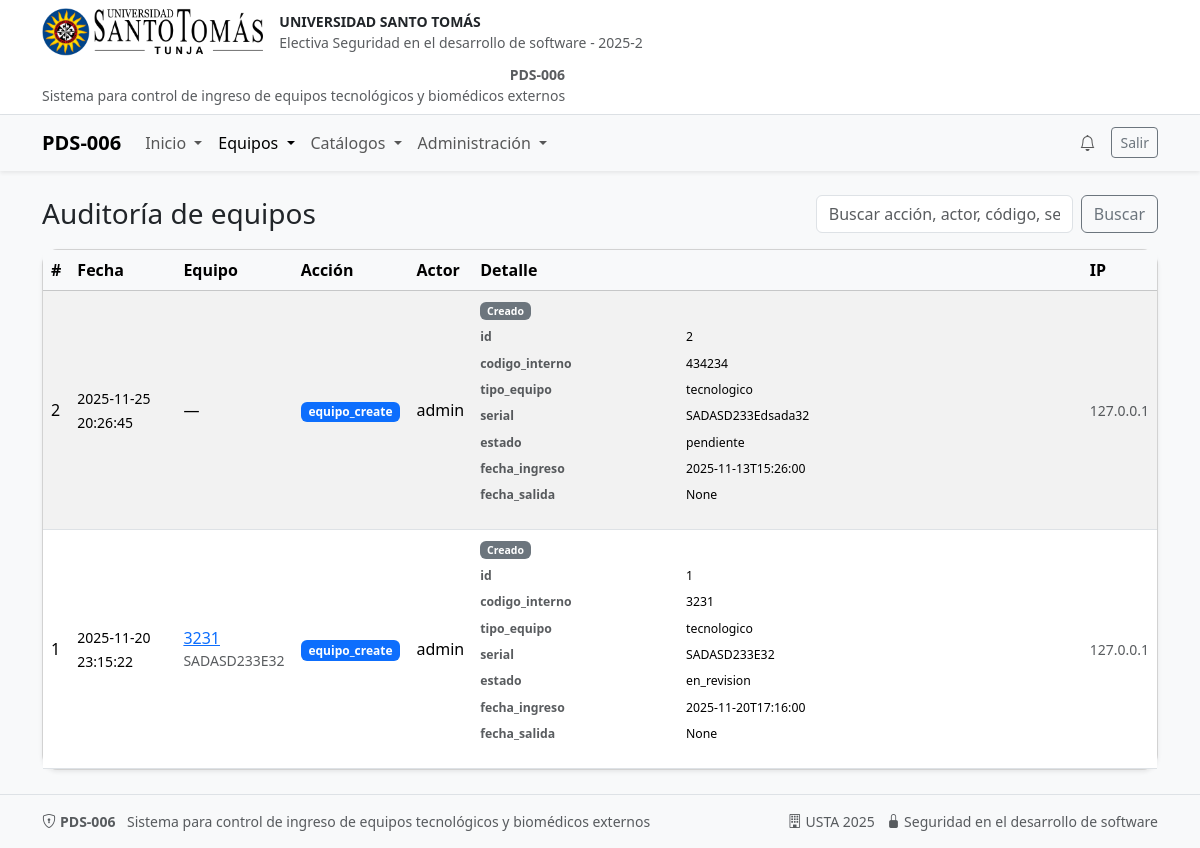
/admin/equipos/auditoria (signed in), run on an earlier commit of the app's database.
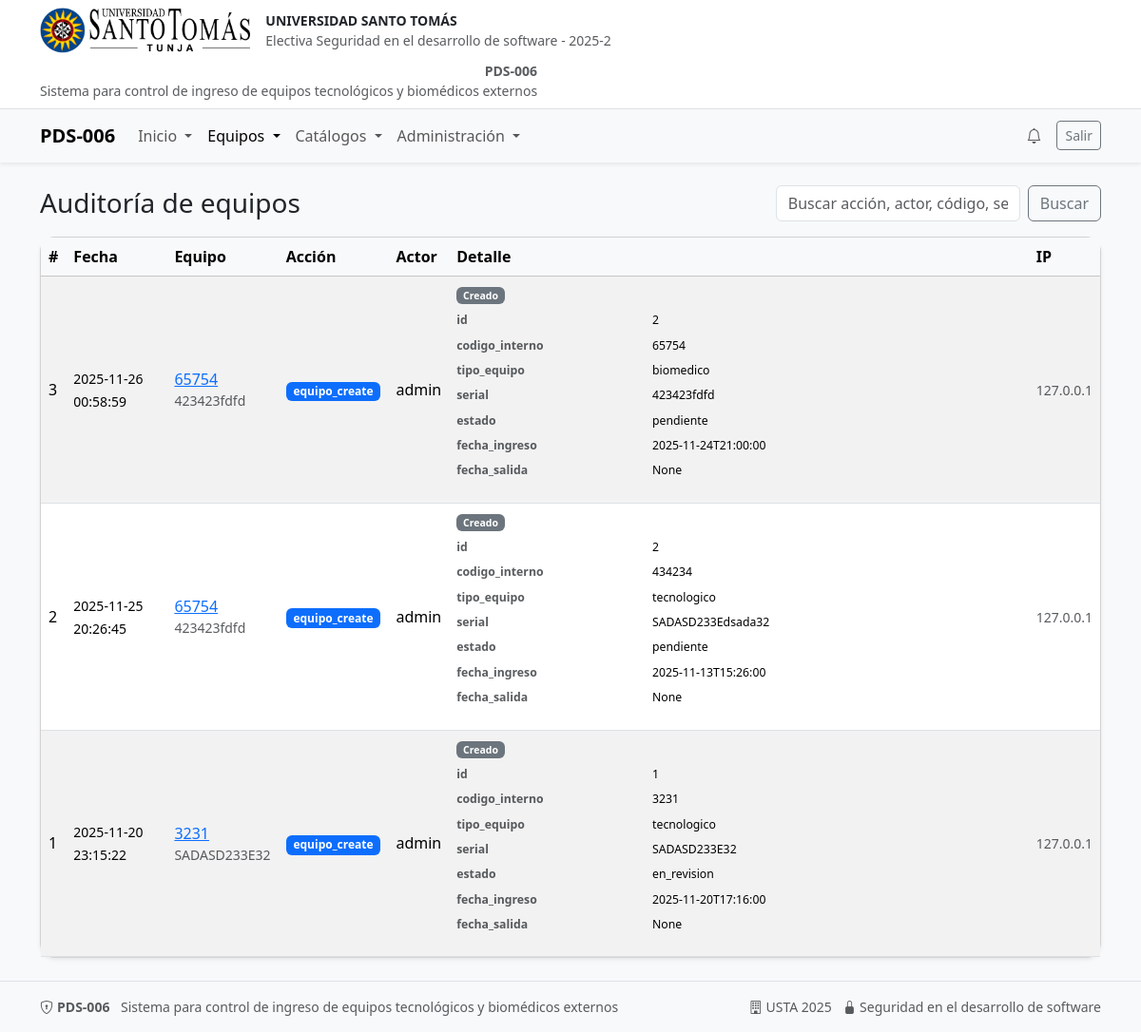
And on a later commit of the database.
### models.py (models this page shows, shortened)
class Base(DeclarativeBase):  # para heredar en los modelos, es decir para hacer el mapeo ORM
    pass # pass es para indicar que no hay nada más que hacer aquí, es un marcador de posición.

class EquipoAudit(Base):
    __tablename__ = "equipo_audit"
    id = Column(Integer, primary_key=True)
    equipo_id = Column(Integer, ForeignKey("equipos.id", ondelete="CASCADE"), nullable=False)
    actor_user_id = Column(Integer, ForeignKey("users.id", ondelete="SET NULL"), nullable=True)
    action = Column(String(50), nullable=False)
    detail = Column(Text, nullable=True)
    ip = Column(String(45), nullable=True)
    user_agent = Column(String(255), nullable=True)
    created_at = Column(DateTime(timezone=True), server_default=func.now(), nullable=False)
    equipo = relationship(
        "Equipo",
        backref=backref("audits", passive_deletes=True)
    )
    actor = relationship("User", backref="equipo_audits", foreign_keys=[actor_user_id])

class User(Base, UserMixin):
    __tablename__ = "users"
    id: Mapped[int] = mapped_column(Integer, primary_key=True, autoincrement=True)
    identificacion: Mapped[str] = mapped_column(
        String(30),
        unique=True,
        nullable=False,
        index=True
    )
    username: Mapped[str] = mapped_column(String(50), unique=True, nullable=False, index=True)
    email: Mapped[str] = mapped_column(String(120), unique=True, nullable=False, index=True)
    password_hash: Mapped[str] = mapped_column(String(255), nullable=False)
    role: Mapped[str] = mapped_column(
        Enum("admin", "usuario"),
        default="usuario",
        nullable=False
    )

class Equipo(Base):
    __tablename__ = "equipos"
    __table_args__ = (
        UniqueConstraint("serial", name="uq_equipos_serial"),
        CheckConstraint(
            """
            (
                estado IN ('pendiente','en_revision')
                AND fecha_salida IS NULL
            )
            OR
            (
                estado = 'aprobado'
                AND (fecha_salida IS NULL OR fecha_ingreso <= fecha_salida)
            )
            OR
            (
                estado = 'devuelto'
                AND fecha_salida IS NOT NULL
                AND fecha_ingreso <= fecha_salida
            )
            """,
            name="ck_equipos_estado_fecha"
        ),
    )
    id: Mapped[int] = mapped_column(Integer, primary_key=True, autoincrement=True)
    codigo_interno: Mapped[str] = mapped_column(String(50), unique=True, nullable=False, index=True)
    tipo_equipo: Mapped[str] = mapped_column(
        SAEnum("tecnologico", "biomedico"),
        nullable=False,
        index=True
    )
    marca: Mapped[str | None] = mapped_column(String(100))
    modelo: Mapped[str | None] = mapped_column(String(100))
    serial: Mapped[str | None] = mapped_column(String(100), nullable=True, index=True)
    empresa_id: Mapped[int] = mapped_column(
        Integer,
        ForeignKey("empresas_externas.id", ondelete="RESTRICT"),
        nullable=False,
        index=True
    )
    responsable_id: Mapped[int] = mapped_column(
        Integer,
        ForeignKey("responsables_entrega.id", ondelete="RESTRICT"),
        nullable=False,
        index=True
    )
    fecha_ingreso: Mapped[datetime] = mapped_column(
        DateTime(timezone=False),
        server_default=func.now(),
        nullable=False
    )
    fecha_salida: Mapped[datetime | None] = mapped_column(DateTime(timezone=False))
    estado: Mapped[str] = mapped_column(
        SAEnum("pendiente", "en_revision", "aprobado", "devuelto"),
        nullable=False,
        default="pendiente",
        server_default="pendiente",
        index=True
    )
    observaciones: Mapped[str | None] = mapped_column(Text)
    autorizado_por: Mapped[int | None] = mapped_column(
        Integer,
        ForeignKey("users.id", ondelete="SET NULL"),
        nullable=True,
        index=True
    )
    autorizador = relationship("User", foreign_keys=[autorizado_por])
    empresa = relationship("EmpresaExterna", back_populates="equipos")
    responsable = relationship("ResponsableEntrega", back_populates="equipos")
    created_at: Mapped[datetime] = mapped_column(
        DateTime(timezone=False),
        server_default=func.now(),
        nullable=False
    )
    updated_at: Mapped[datetime] = mapped_column(
        DateTime(timezone=False),
        server_default=func.now(),
        onupdate=func.now(),
        nullable=False
    )

### app.py (the view, shortened to what this page needs)
@app.route("/admin/equipos/auditoria") # ---------------------------------- Vista de auditoría de equipos (solo admin)
@login_required
@admin_required
def audit_equipos_admin():
    db = SessionLocal()
    try:
        q_text = (request.args.get("q") or "").strip().lower()
        page = max(1, int(request.args.get("page", 1)))
        size = min(100, max(10, int(request.args.get("size", 20))))
        Actor = aliased(models.User)
        EquipoAlias = aliased(models.Equipo)
        qry = (db.query(models.EquipoAudit)
               .outerjoin(Actor, models.EquipoAudit.actor)
               .outerjoin(EquipoAlias, models.EquipoAudit.equipo)
               .options(
                   joinedload(models.EquipoAudit.actor),
                   joinedload(models.EquipoAudit.equipo),
               )
               .order_by(models.EquipoAudit.id.desc()))
        total = qry.count()
        audits = qry.offset((page-1)*size).limit(size).all()
        return render_template("audit_equipos_admin.html",
                               audits=audits, page=page, size=size, total=total, q=q_text)
    finally:
        db.close()

### app.py (called while the page is built)
@login_manager.user_loader # carga el usuario a partir del ID almacenado en la sesión
def load_user(user_id):
    db = SessionLocal()
    try:
        return db.get(User, int(user_id))
    finally:
        db.close()

@app.teardown_appcontext # cerrar sesión de BD al terminar request
def remove_session(exception=None):
    SessionLocal.remove()

def admin_required(view_func):
    @wraps(view_func)
    def wrapper(*args, **kwargs):
        if not current_user.is_authenticated:
            return login_manager.unauthorized()
        if getattr(current_user, "role", None) != "admin":
            flash("No tienes permisos para esta sección.", "danger")
            return redirect(url_for("dashboard"))
        return view_func(*args, **kwargs)
    return wrapper

@app.context_processor
def inject_photo_url_helpers():
    def photo_url(kind: str, obj_id: int):
        path = f"uploads/{kind}_{obj_id}.png"
        full = os.path.join(app.static_folder, path)
        if os.path.exists(full):
            return url_for('static', filename=path)
        return url_for('static', filename='img/logo.png')
    return dict(photo_url=photo_url)

### templates/audit_equipos_admin.html (shortened to what this page needs)
{% extends "base.html" %}
{% block content %}
<div class="d-flex justify-content-between align-items-center mb-3">
  <h3 class="m-0">Auditoría de equipos</h3>
  <form class="d-flex" method="get" action="{{ url_for('audit_equipos_admin') }}">
    <input class="form-control me-2" name="q" placeholder="Buscar acción, actor, código, serial…" value="{{ q or '' }}">
    <button class="btn btn-outline-secondary" type="submit">Buscar</button>
  </form>
</div>
<div class="card shadow-sm">
  <div class="card-body p-0">
    <div class="table-responsive">
      <table class="table table-striped align-middle m-0">
        <thead class="table-light">
          <tr>
            <th>#</th>
            <th>Fecha</th>
            <th>Equipo</th>
            <th>Acción</th>
            <th>Actor</th>
            <th>Detalle</th>
            <th>IP</th>
          </tr>
        </thead>
        <tbody>
          {% for a in audits %}
          <tr>
            <td>{{ a.id }}</td>
            <td><small>{{ a.created_at }}</small></td>
            <td>
              {% if a.equipo %}
                <a href="{{ url_for('audit_equipo_show', equipo_id=a.equipo_id) }}">
                  {{ a.equipo.codigo_interno }}
                </a>
                <div class="small text-muted">{{ a.equipo.serial or '—' }}</div>
              {% else %} — {% endif %}
            </td>
            <td><span class="badge text-bg-primary">{{ a.action }}</span></td>
            <td>{{ a.actor.username if a.actor else '—' }}</td>
            <td class="small">{{ a.detail | render_audit_detail }}</td>
            <td><small class="text-muted">{{ a.ip or '—' }}</small></td>
          </tr>
          {% else %}
          <tr><td colspan="7" class="text-center py-4 text-muted">Sin eventos.</td></tr>
          {% endfor %}
        </tbody>
      </table>
    </div>
  </div>
</div>
{% endblock %}

What changed in the data, as far as the page shows it:
added EquipoAudit: id "3", created_at "2025-11-26 00:58:59", equipo.codigo_interno "65754", equipo "423423fdfd", action "equipo_create", actor "admin", detail|render_audit_detail "Creado id 2 codigo_interno 65754 tipo_equipo biomedico serial 423423fdfd estado pendiente fecha_ingreso 2025-11-24T21:00:00 fecha_salida None", ip "127.0.0.1"
shown differently, row unchanged: EquipoAudit id 2: equipo.codigo_interno (not shown) → "65754"; equipo (not shown) → "423423fdfd"; no longer shows "—"
